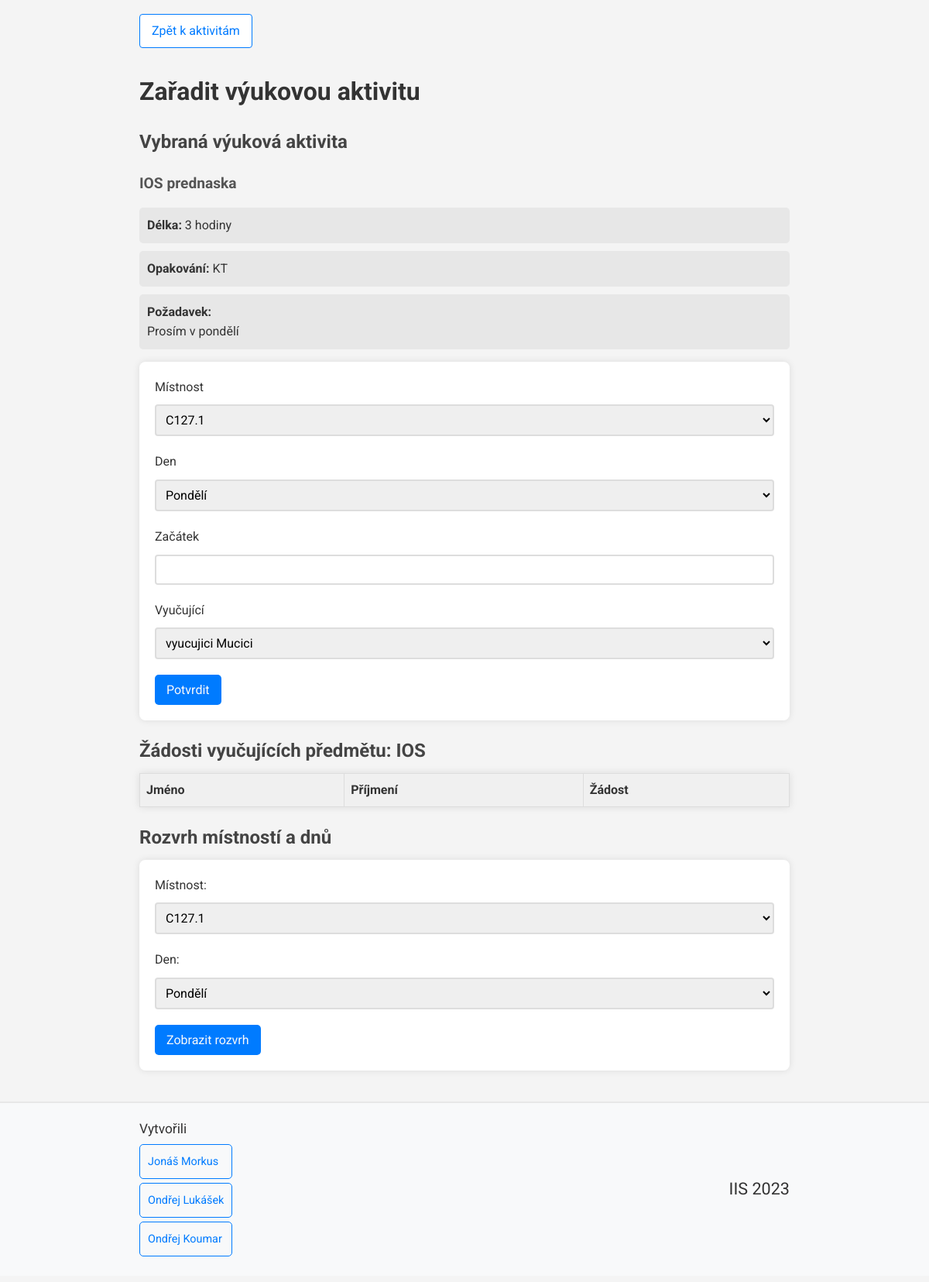
The page /views/scheduler_views/activity_scheduling.php?id=1 (signed in) on the database its author committed.
### tables this page shows
CREATE TABLE Vyuk_aktivita (
	ID_Aktiv INT(5) NOT NULL AUTO_INCREMENT,
	typ varchar(10) NOT NULL,
	delka int(2),
	popis varchar(100) NOT NULL,
    pozadavek varchar(200),
	opakovani varchar(20) NOT NULL,
	mistnost varchar(6),
    predmet varchar(3) NOT NULL,
    start int(2),
    den varchar(2),
    vyucujici INT(5),
	PRIMARY KEY (ID_Aktiv),
    FOREIGN KEY (predmet) REFERENCES Predmet(zkratka) ON DELETE CASCADE,
    FOREIGN KEY (mistnost) REFERENCES Mistnost(ID_mist) ON DELETE SET NULL,
    FOREIGN KEY (vyucujici) REFERENCES Osoba(ID_Osoba) ON DELETE SET NULL
);

### misc/db_conn_parameters.php (called while the page is built)
<?php
function getDbConnectionParams()
{
    $connString = "mysql:host=db;dbname=mydatabase";
    $userName = "myuser";
    $password = "mypassword";
    $options = array(
        PDO::MYSQL_ATTR_INIT_COMMAND => "SET NAMES 'utf8'"
    );
    return array(
        "connString" => $connString,
        "userName" => $userName,
        "password" => $password,
        "options" => $options
    );
}

### services/activity_service.php (called while the page is built, shortened)
<?php
require_once __DIR__ . "/../misc/db_conn_parameters.php";
class activityService {
    private PDO $pdo;
    function __construct()
    {
        try {
            $params = getDbConnectionParams();
            $this->pdo = new PDO($params["connString"], $params["userName"], $params["password"], $params["options"]);
        }
        catch (PDOException $e) {
            error_log("Error connecting to database: " . $e->getMessage());
        }
    }
    function getActivityInfo($id){
        try {
            $stmt = $this->pdo->prepare("SELECT * FROM Vyuk_aktivita WHERE ID_Aktiv = (?)");
            $stmt->execute(array($id));
            return $stmt->fetch(PDO::FETCH_ASSOC);
        }
        catch (PDOException $e) {
            error_log("Data input unsuccessful");
            return null;
        }
    }
}

### services/room_service.php (called while the page is built, shortened)
<?php
require_once __DIR__ . "/../misc/db_conn_parameters.php";
class roomService{
    private PDO $pdo;
    function __construct()
    {
        try {
            $params = getDbConnectionParams();
            $this->pdo = new PDO($params["connString"], $params["userName"], $params["password"], $params["options"]);
        }
        catch (PDOException $e) {
            error_log("Error connecting to database: " . $e->getMessage());
        }
    }
    function getRoomIDs(){
        try {
            $stmt = $this->pdo->prepare("SELECT ID_mist FROM Mistnost");
            $stmt->execute();
            $subjectArray = array();
            while ($row = $stmt->fetch(PDO::FETCH_ASSOC)) {
                $subjectArray[] = $row['ID_mist'];
            }
            return $subjectArray;
        }
        catch (PDOException $e) {
            error_log("Room not found: " . $e->getMessage());
            return null;
        }
    }
}

### services/subject_service.php (called while the page is built, shortened)
<?php
require_once __DIR__ . "/../misc/db_conn_parameters.php";
class subjectService {
    private PDO $pdo;
    function __construct()
    {
        try {
            $params = getDbConnectionParams();
            $this->pdo = new PDO($params["connString"], $params["userName"], $params["password"], $params["options"]);
        }
        catch (PDOException $e) {
            error_log("Error connecting to database: " . $e->getMessage());
        }
    }
    function getSubjectTeachers($subjectId) {
        try {
            $stmt = $this->pdo->prepare("SELECT Osoba.ID_Osoba, jmeno, prijmeni
                                        FROM Osoba
                                        JOIN Osoba_predmet ON Osoba.ID_Osoba = Osoba_predmet.ID_Osoba
                                        JOIN Predmet ON Osoba_predmet.zkratka = Predmet.zkratka
                                        WHERE Predmet.zkratka = ? AND Osoba.role = ?");
            $stmt->execute(array($subjectId, "vyuc"));
            return $stmt->fetchAll(PDO::FETCH_ASSOC);
        }
        catch (PDOException $e) {
            error_log("Couldn't get subject teachers: " . $e->getMessage());
            return null;
        }
    }
}

### views/scheduler_views/activity_scheduling.php (the view, shortened to what this page needs)
<?php
require_once "../../common.php";
require_once "../../services/activity_service.php";
require_once "../../services/room_service.php";
$activityService = new activityService();
$activity = $activityService->getActivityInfo($_GET['id']);
$roomService = new roomService();
$rooms = $roomService->getRoomIDs();
$subjectService = new subjectService();
?>
<a class='direct_link' href="schedule_activities.php">Zpět k aktivitám</a>
<h1>
    Zařadit výukovou aktivitu
</h1>
<h2>
    Vybraná výuková aktivita
</h2>
<h3>
    <?= $activity['predmet'] ?> <?= $activity['typ'] ?>
</h3>
<ul>
    <li><b>Délka:</b> <?= $activity['delka']?> hodiny</li>
    <li><b>Opakování:</b> <?= $activity['opakovani']?></li>
    <li><b>Požadavek:</b>
        <br>
        <?= $activity['pozadavek']?>
    </li>
</ul>
<form action="../../controllers/scheduler_controllers/activity_schedule.php" method="post" onsubmit="return validateForm(fields);">
    <label for="mistnost">Místnost</label>
    <select name="mistnost" id="mistnost">
        <?php
        foreach ($rooms as $room) {
            echo '<option value="'. $room .'"' . checkSelect($room, $activity['mistnost']) . '>' . $room .'</option>';
        }
        ?>
    </select>
    <br>
    <label for="den">Den</label>
    <select name="den" id="den">
        <option value="PO" <?= checkSelect("PO", $activity['den']) ?>>Pondělí</option>
    </select>
    <br>
    <label for="start">Začátek</label>
    <input type="number" min="8" max="20" name="start" id="start" value="<?php if (isset($activity['start'])) {echo $activity['start'];}  ?>" />
    <br>
    <label for="vyucujici">Vyučující</label>
    <select name="vyucujici" id="vyucujici">
        <?php
        $teachers = $subjectService->getSubjectTeachers($activity['predmet']);
        if (!$teachers) {
            echo "<option value='' selected>Předmět nemá vyučující.</option>";
        }
        else {
            foreach ($teachers as $teacher) {
                echo "<option " . checkSelect($teacher['ID_Osoba'], $activity['vyucujici']) . " value='" . $teacher['ID_Osoba'] . "'>" . $teacher['jmeno'] . " " . $teacher['prijmeni'] . "</option>";
            }
        }
        ?>
    </select>
    <br>
    <input type="submit" value="Potvrdit" />
</form>
<h2>
        Žádosti vyučujících předmětu: <?= $activity['predmet'] ?>
</h2>
<table>
    <tr>
        <th>Jméno</th>
        <th>Příjmení</th>
        <th>Žádost</th>
    </tr>
</table>
<h2>
    Rozvrh místností a dnů
</h2>
<form method="post" onclick="saveFormValues()">
    <label for="selectedRoom">Místnost:</label>
    <select name="selectedRoom" id="selectedRoom">
        <?php foreach ($rooms as $room) {
            if (isset($_POST['selectedRoom'])) {
                echo '<option value="'. $room .'"' . checkSelect($room, $_POST['selectedRoom']) . '>' . $room .'</option>';
            }
            else {
                echo '<option value="'. $room .'">' . $room .'</option>';
            }
        } ?>
    </select>
    <label for="selectedDay">Den:</label>
    <select name="selectedDay" id="selectedDay">
        <option value="PO" <?php if (isset($_POST['selectedDay'])) echo checkSelect("PO", $_POST['selectedDay']); ?>>Pondělí</option>
    </select>
    <input type="submit" name="submit" value="Zobrazit rozvrh" />
</form>

### public/style.css (style rules this page uses)
.direct_link { display: inline-block; color: #007bff; background-color: #fff; padding: 8px 15px; margin: 10px 0; border-radius: 4px; text-decoration: none; border: 1px solid #007bff; transition: background-color 0.3s, color 0.3s; }
* { font-family: 'Roboto', sans-serif; }
body { background-color: #f4f4f4; color: #333; line-height: 1.6; margin: 8px 0; }
h1, h2, h3 { color: #333; }
h1 { font-size: 2em; margin-bottom: 0.5em; }
h2 { font-size: 1.5em; color: #444; margin-bottom: 0.4em; }
h3 { font-size: 1.2em; color: #555; margin-bottom: 0.3em; }
ul { list-style: none; padding: 0; }
ul li { background: #e7e7e7; margin-bottom: 10px; padding: 10px; border-radius: 5px; }
form { background: #fff; padding: 20px; border-radius: 8px; box-shadow: 0 0 10px rgba(0,0,0,0.1); margin-bottom: 20px; }
input, select { font-size: 1em; }
input[type="text"], input[type="number"], input[type="tel"], input[type="email"], input[type="password"], select { width: 100%; padding: 8px; margin-bottom: 20px; border-radius: 4px; border: 2px solid #ddd; box-sizing: border-box; }
label { display: inline-block; align-items: center; margin-right: 20px; margin-bottom: 10px; }
input[type="submit"] { background: #007bff; color: #f8f9fa; padding: 10px 15px; border: none; border-radius: 5px; cursor: pointer; transition: background-color 0.3s, color 0.3s; }
table { width: 100%; border-collapse: collapse; margin-bottom: 20px; box-shadow: 0 0 10px rgba(0,0,0,0.1); }
table, th, td { border: 1px solid #ddd; }
th, td { text-align: left; padding: 8px; }
th { background-color: #f0f0f0; }

### rows shown on the page
vyuk_aktivita: predmet "IOS", typ "prednaska", delka "3", opakovani "KT", pozadavek "Prosím v pondělí"

### other values the page prints
form field mistnost "C127.1"
form field vyucujici "vyucujici Mucici"
form field selectedRoom "C127.1"
